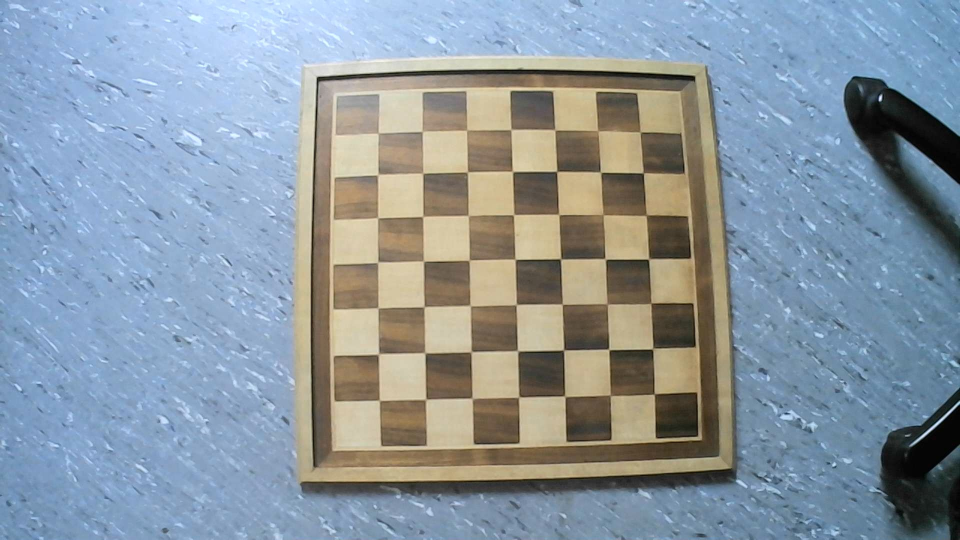
#> input picture Sub1.jpg, 1920 x 1080 px (shown at 1/2 size)
$ python BS-Test.py
#> lines starting #> are read from the running program, lines starting #| are printed output that depends on the picture
import cv2 as cv
import numpy as np
import os

class BackgroundSub:
    def __init__(self, frame):
        self._setupBackground(frame)

    def _setupBackground(self, frame):
        self.backSub = cv.createBackgroundSubtractorMOG2(0, 40,False)
        cv.imshow("init", frame)
        self.backSub.apply(frame)

    def apply(self, frame):
        frame2 = self.backSub.apply(frame)
        self._setupBackground(frame)
        return frame2


class BackgroundSub2:
    def __init__(self, frame):
        self._setupBackground(frame)

    def _setupBackground(self, frame):
        self.Background = cv.cvtColor(frame, cv.COLOR_BGR2GRAY)
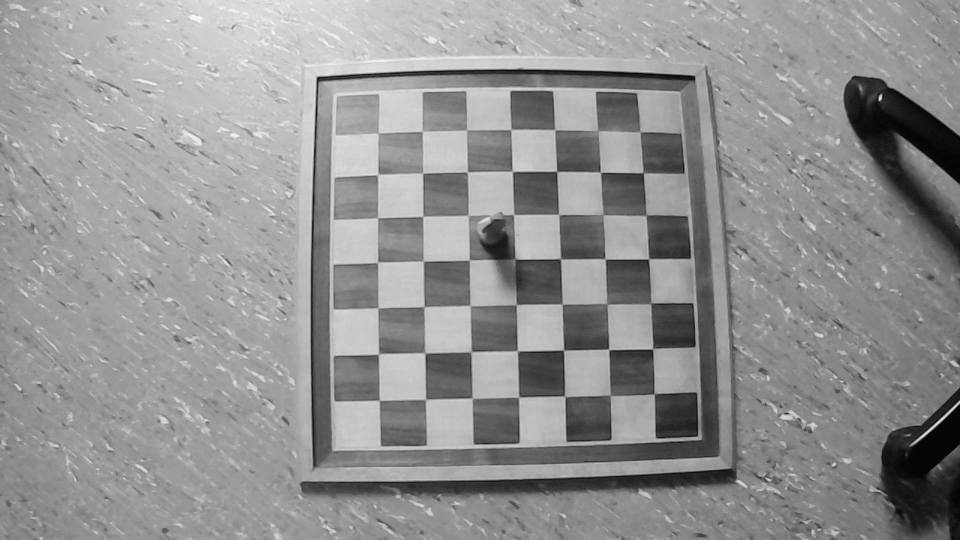
#> self.Background: shape (1080, 1920) (shown at 1/2 size); min 0, max 252, mean 146
        cv.imshow("init", frame)

    def apply(self, frame):
        frame = cv.cvtColor(frame, cv.COLOR_BGR2GRAY)
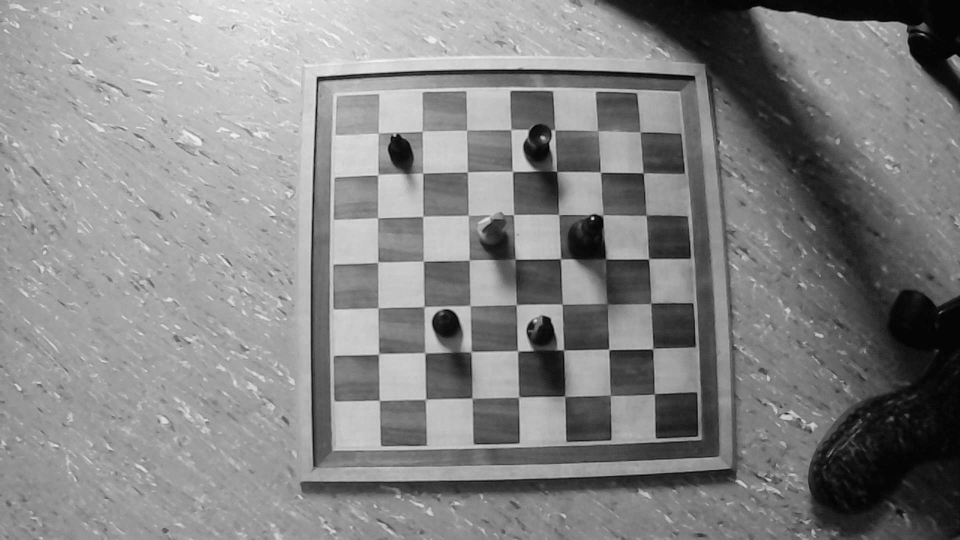
#> frame: shape (1080, 1920) (shown at 1/2 size); min 0, max 249, mean 132
        #self.Background = self.Background + 20
        #frame2 = abs(int(self.Background) - int(frame))
        frame2 = cv.subtract(self.Background, frame)
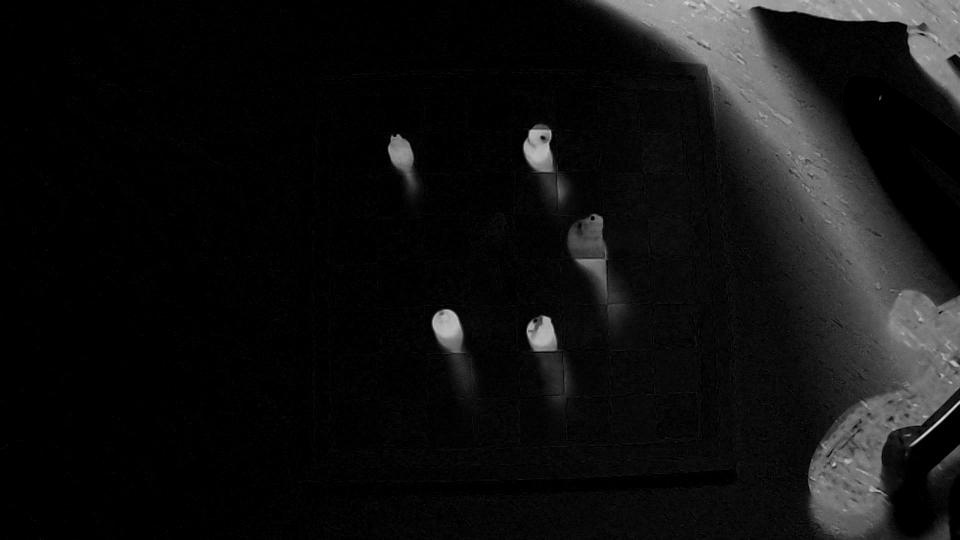
#> frame2: shape (1080, 1920) (shown at 1/2 size); min 0, max 232, mean 17.2
        self.Background = frame
        return frame2

BASE = os.path.dirname(__file__)
ImagesPath = ["Sub1.jpg", "Sub2.jpg", "Sub3.jpg", "Sub4.jpg"]
Images = []
SubImage = []

for path in ImagesPath:
    Images.append(cv.imread(BASE + "/" + path))

BS = BackgroundSub2(Images[1])
BSImage = BS.apply(Images[3])

cv.imshow("BS", BSImage)

cv.waitKey(500000)
